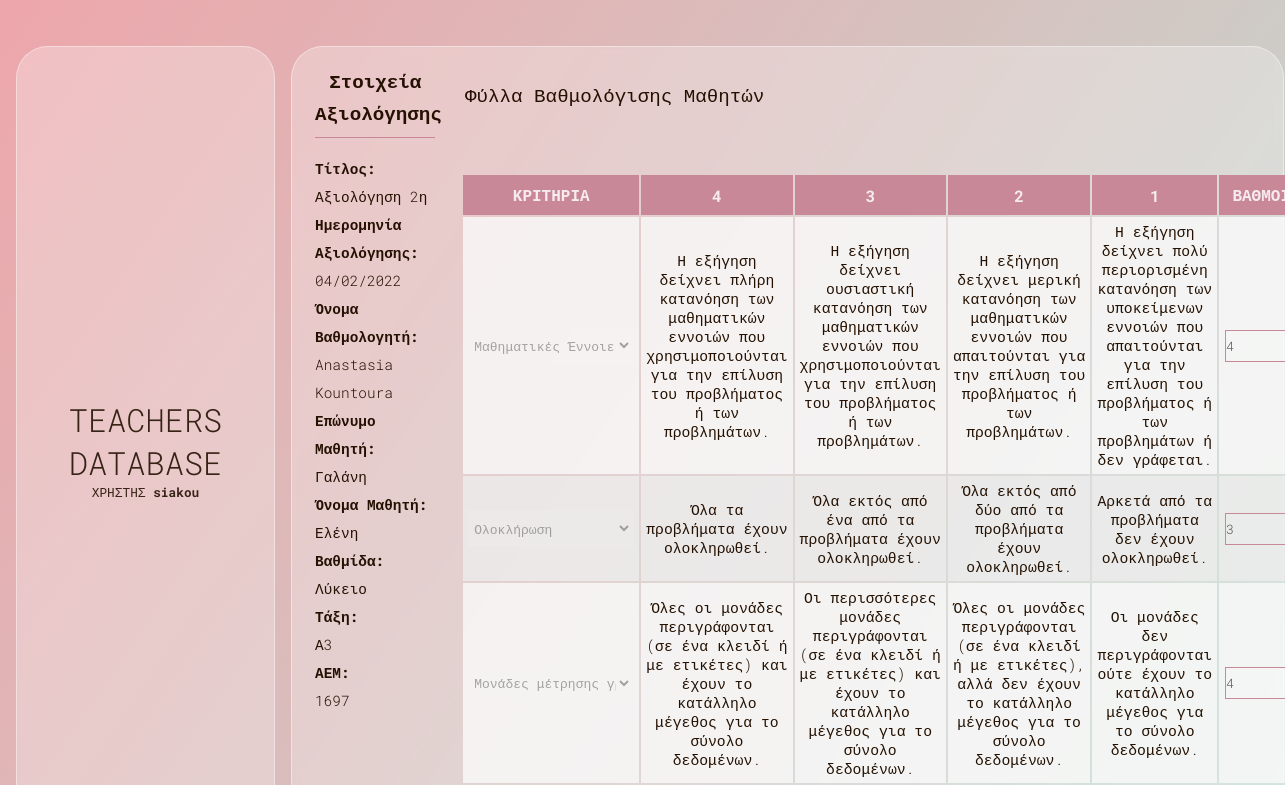
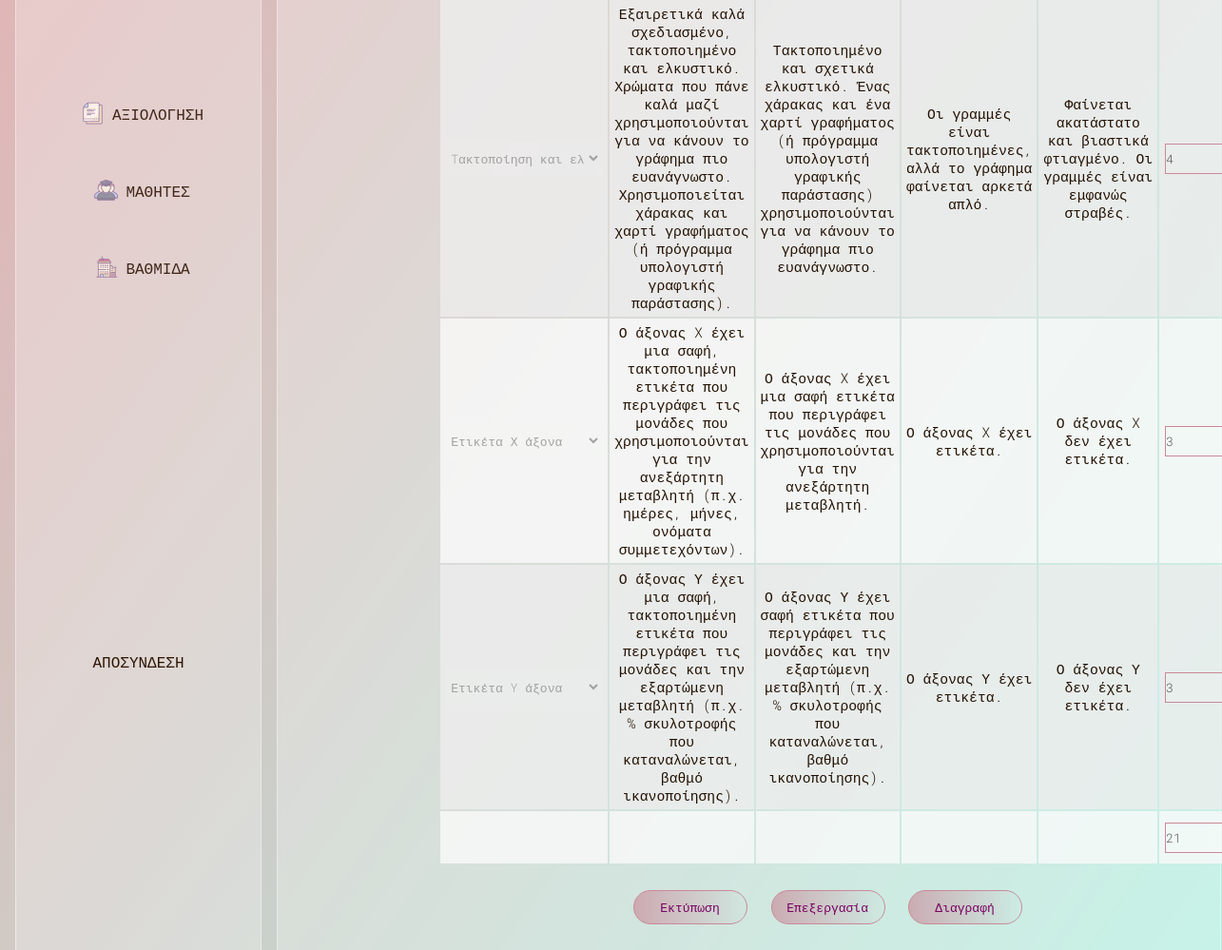
/gradedpaper.php?gradingId=33 (signed in), run on the app's committed database (2 pictures, top to bottom).
### tables this page shows
CREATE TABLE `grading` (
  `id` int(11) NOT NULL,
  `titlos` varchar(255) NOT NULL,
  `student_id` int(11) NOT NULL,
  `teacher_id` int(11) NOT NULL,
  `teliki_vathmologia` int(11) NOT NULL,
  `creation_date` date NOT NULL,
  `modification_date` date NOT NULL
);

CREATE TABLE `users` (
  `usersId` int(11) NOT NULL,
  `usersName` varchar(128) NOT NULL,
  `usersEmail` varchar(128) NOT NULL,
  `usersUid` varchar(128) NOT NULL,
  `usersPwd` varchar(128) NOT NULL
);

CREATE TABLE `students` (
  `id` int(11) NOT NULL,
  `name` varchar(250) NOT NULL,
  `last_name` varchar(250) NOT NULL,
  `am` varchar(45) NOT NULL,
  `vathmida` varchar(45) NOT NULL,
  `taksi` varchar(45) NOT NULL
);

CREATE TABLE `criteria` (
  `id` int(11) NOT NULL,
  `grading_id` int(11) NOT NULL,
  `criteria_title` varchar(250) NOT NULL,
  `criteria1` varchar(250) NOT NULL,
  `criteria2` varchar(250) NOT NULL,
  `criteria3` varchar(250) NOT NULL,
  `criteria4` varchar(250) NOT NULL,
  `vathmos` varchar(250) NOT NULL
);

### gradedpaper.php (the view, shortened to what this page needs)
<?php
include_once 'includes/dbh.inc.php';
?>
<!DOCTYPE html>
<html lang="en">
<head>
    <link rel="stylesheet" href="css/landingpage.css" />
    <link rel="stylesheet" href="css/grading.css" />
    <link rel="stylesheet" href="css/studentinfo.css" />
    <link href="https://cdnjs.cloudflare.com/ajax/libs/select2/4.0.3/css/select2.min.css" rel="stylesheet" />
</head>
<body>
    <main>
        <div class="dashboard">
            <div class="header">
                <h4>TEACHERS DATABASE</h4>
                <p>ΧΡΗΣΤΗΣ <strong>
                        <?php
            if (isset($_SESSION["useruid"])) {
                echo $_SESSION['useruid'];
            }
            ?>
                    </strong></p>
            </div>
            <div class="nav">
                <div class="links">
                    <img src="icons/icons8-documents-25.png" />
                    <a href="grading.php">ΑΞΙΟΛΟΓΗΣΗ</a>
                </div>
                <div class="links">
                    <img src="icons/icons8-students-25.png" />
                    <a href="studentinfo.php">ΜΑΘΗΤΕΣ</a>
                </div>
                <div class="links">
                    <img src="icons/icons8-building-25 (1).png" />
                    <a href="vathmides.php">ΒΑΘΜΙΔΑ</a>
                </div>
            </div>
            <div class="footer">
                <?php
                    if (isset($_SESSION["useruid"])) {
                        echo "<a href='includes/logout.inc.php'>ΑΠΟΣΥΝΔΕΣΗ</a>";
                }
                ?>
            </div>
        </div>
        <section class="glass">
            <div class="content" id="content">
                <div class="col1">
                    <div class="headercol1">
                        <h3> Στοιχεία Αξιολόγησης </h3>
                    </div>
                    <div class="contentcol2">
                        <p>
                        <ul class="paper-info">
                            <?php
                                    $id = isset($_GET['gradingId']) ? (int) $_GET['gradingId'] : null;
                                    $sql ="select u.usersName, g.titlos, g.creation_date, s.name, s.last_name, s.vathmida, s.taksi, s.am from grading g join students s on g.student_id = s.id join users u on u.usersId = g.teacher_id where g.id=?";
                                    if($stmt=$conn->prepare($sql)){
                                        $stmt->bind_param("i" , $id);
                                        $stmt->execute();
                                        $result = $stmt->get_result();
                                        while($gradingDetails = mysqli_fetch_assoc($result)){
                                            $creationDate=date_create($gradingDetails['creation_date']);
                                            echo "<li><b>Τίτλος: </b><br>".$gradingDetails['titlos']."</li>";
                                            echo "<li><b>Ημερομηνία Αξιολόγησης: </b><br>".date_format($creationDate,"d/m/Y")."</li>";
                                            echo "<li><b>Όνομα Βαθμολογητή: </b><br>".$gradingDetails['usersName']."</li>";
                                            echo "<li><b>Επώνυμο Μαθητή: </b><br>".$gradingDetails['last_name']."</li>";
                                            echo "<li><b>Όνομα Μαθητή: </b><br>".$gradingDetails['name']."</li>";
                                            echo "<li><b>Βαθμίδα: </b><br>".$gradingDetails['vathmida']."</li>";
                                            echo "<li><b>Τάξη: </b><br>".$gradingDetails['taksi']."</li>";
                                            echo "<li><b>ΑΕΜ: </b><br>".$gradingDetails['am']."</li>";
                                        }
                                    }
                                 ?>
                        </ul>
                        </p>
                    </div>
                </div>
                <span class="col2">
                    <div class="table-info2">
                        <div class="tableinfoheader">
                            <h3>Φύλλα Βαθμολόγισης Μαθητών</h3>
                        </div>
                    </div>
                    <div class="table" id="table">
                        <?php
                            $id = isset($_GET['gradingId']) ? (int) $_GET['gradingId'] : null;
                            $sql ="select * from criteria cr join grading gr on cr.grading_id = gr.id where gr.id =?";
                            if($stmt=$conn->prepare($sql)){
                                $stmt->bind_param("i" , $id);
                                $stmt->execute();
                                $result = $stmt->get_result();
                            }
                            ?>
                        <table class="gradeinfotable">
                            <thead>
                                <tr class="theader">
                                    <th>ΚΡΙΤΗΡΙΑ</th>
                                    <th>4</th>
                                    <th>3</th>
                                    <th>2</th>
                                    <th>1</th>
                                    <th>ΒΑΘΜΟΙ</th>
                                </tr>
                            </thead>
                            <tbody id="ans" class="tbody">
                                <?php
                                    $category = "SELECT id,category FROM selections;";
                                $telikosVathmos = 0;
                                while($criteriaRows = mysqli_fetch_assoc($result)){
                                    $telikosVathmos+=(int)$criteriaRows['vathmos'];
                                    $res1 = mysqli_query($conn, $category);
                                    echo "<tr>";
                                    echo "<td>";
                                    echo "<select name='select_catg' id='select_catg' class='select_catg' disabled>";
                                    while ($rows = mysqli_fetch_array($res1)) {
                                        if($criteriaRows['criteria_title'] == $rows['category']){
                                            echo "<option selected value=\"".$rows['id']."\">";
                                            echo $rows['category']."</option>";
                                            }
                                            else{
                                             echo "<option value=\"".$rows['id']."\">";
                                             echo $rows['category']."</option>";
                                        }
                                    }
                                    echo "</select>";
                                    echo "</td>";
                                    echo "<td  class='grade-4'>";
                                    echo $criteriaRows['criteria4'];
                                    echo "</td>";
                                    echo "<td  class='grade-3'>";
                                    echo $criteriaRows['criteria3'];
                                    echo "</td>";
                                    echo "<td  class='grade-2'>";
                                    echo $criteriaRows['criteria2'];
                                    echo "</td>";
                                    echo "<td  class='grade-1'>";
                                    echo $criteriaRows['criteria1'];
                                    echo "</td>";
                                    echo "<td>";
                                    echo "<input type='number' value='".$criteriaRows['vathmos']."' min='1' max='4' class='gradeinp1' disabled>";
                                    echo "</td>";
                                    echo "</tr>";
                                }
                                    echo "<tr>";
                                    echo "<td class='hide'>";
                                    echo "</td>";
                                    echo "<td class='hide'>";
                                    echo "</td>";
                                    echo "<td class='hide'>";
                                    echo "</td>";
                                    echo "<td class='hide'>";
                                    echo "</td>";
                                    echo "<td class='finalgrade'>";
                                    echo "</td>";
                                    echo "<td>";
                                    echo "<input id='telikiVathmologia' type='number' value='".$telikosVathmos."' min='1' max='4' class='gradeinp11' disabled>";
                                    echo "</td>";
                                    echo "</tr>";
                                ?>
                            </tbody>
                        </table>
                        <div class="buttons">
                            <br /><br />
                            <br /><br />
                            <ul class="btn-list">
                                <li>
                                    <button class="deletebtn" type="button" onclick="printDiv()">
                                        Εκτύπωση
                                    </button>
                                </li>
                                <li>
                                    <button class="editbtn" id="editbtn" type="submit">
                                        Επεξεργασία
                                    </button>
                                </li>
                                <li>
                                    <button class="deletebtn" type="submit">
                                        Διαγραφή
                                    </button>
                                </li>
                            </ul>
                        </div>
                    </div>
                </span>
            </div>
        </section>
    </main>
</body>
</html>

### css/landingpage.css (style rules this page uses)
* { margin: 0; padding: 0; font-family: "Roboto Mono", monospace; }
body { overflow: hidden; background: linear-gradient(to bottom right, #efa2b4, #aef1ee); color: #241102; }
body::before { content: ""; position: fixed; left: 0; top: 0; height: 100%; width: 100%; background-color: #cddc39; z-index: -1; opacity: 0.07; }
a { color: #2e1503; text-decoration: none; }
main { height: 100vh; display: flex; flex-direction: row; align-items: center; }
.glass { background: rgba(255, 255, 255, 0.28); height: 95vh; width: 80%; border-radius: 2rem; border: rgba(255, 255, 255, 0.4) 1px solid; backdrop-filter: blur(5px); display: flex; margin: 1rem; }
.dashboard, .content { display: flex; flex-direction: column; align-items: center; text-align: center; }
.dashboard { flex: 17%; height: 95vh; justify-content: space-evenly; width: 20%; border: rgba(255, 255, 255, 0.4) 1px solid; background: rgba(255, 255, 255, 0.28); border-radius: 2rem; margin: 1rem; margin-right: 0; }
.content { width: 100%; }
.links { display: flex; align-items: center; justify-content: center; font-weight: 400; font-size: 1rem; margin: 1.5rem 0rem; padding: 1rem 5rem; align-items: center; opacity: 0.9; }
.links img { padding: 0rem 0.5rem; }
.header h4 { font-weight: 300; font-size: 2rem; opacity: 0.9; }
.header p { font-weight: 400; font-size: 0.8rem; opacity: 0.9; }

### css/grading.css (style rules this page uses)
.content { display: flex; flex-direction: row; padding: 1%; width: 100%; }
.col1 { display: flex; flex-direction: column; justify-content: flex-start; width: 18%; height: 100%; padding: 10px; }
.col1 > div { margin: 2.52%; }
.col1 h3 { font-weight: bold; font-size: 1.2rem; line-height: 32px; padding-bottom: 8px; border-bottom: 1.5px solid #c98897; margin-bottom: 5px; margin-top: 5px; }
.col1 p { margin-top: 5px; overflow-wrap: break-word; line-height: 25px; font-weight: 300; font-size: 0.9rem; }
.col2 { width: 95%; height: 100%; display: flex; flex-direction: column; align-items: center; text-align: center; }
.col2 > div { margin-top: 0.4% !important; margin-bottom: 0.4% !important; }
.table { height: 90%; width: 97%; display: flex; flex-direction: column; overflow-y: scroll; padding: 0.7%; }
td { padding: 5px; }
.tbody { font-size: 0.9rem; font-weight: 300; }
.theader { font-weight: 200; font-size: 1rem; color: #ffffffd5; height: 40px; background-color: #c98897 !important; }
select { width: 166px; height: 37px; font-weight: 300; font-size: 13px; background-color: rgba(255, 255, 255, 0.089); border: 2px solid #eeeeee00; }
.table input { margin: 1px; width: 70px; height: 30px; font-weight: 300; font-size: 13px; background-color: rgba(255, 255, 255, 0.062); border: 1.5px solid #c98897; }
tbody tr:nth-child(odd) { font-weight: 300; font-size: 0.92rem; background-color: #fafafac9; margin: 1px; }
tbody tr:nth-child(even) { font-weight: 300; font-size: 0.92rem; margin: 1px; background-color: #eeeeeec9; }
tr td:nth-child(1) { width: 30px; }
.finalgrade { font-weight: 400; color: #241102; }
.hide { background-color: rgba(255, 255, 255, 0); }

### css/studentinfo.css (style rules this page uses)
.student-info, .paper-info, .btn-list { list-style: none; overflow-wrap: break-word; line-height: 28px; font-weight: 300; font-size: 0.9rem; }
.paper-info { text-align: left; }
.vathmidessubmitbtn, .printtbtn, .deletebtn, .editbtn { font-weight: 400; color: #780061; font-size: 13px; text-align: left; width: 120px; margin-top: 3px; height: 36px; background: #ffffff; padding: 8px 10px 8px 9px; border: solid #c98897 1px; border-radius: 2rem; text-decoration: none; text-transform: capitalize; transition-duration: 0.33s; text-align: center; cursor: pointer; background: linear-gradient(to left, transparent, #c98897a2 50%) right; background-size: 200%; transition: 0.3s ease-out; line-height: 1.5; overflow: hidden; }
.buttons { display: flex; width: 100%; justify-content: center; }
.btn-list { display: flex; flex-direction: row; width: 100%; align-items: center; justify-content: center; }
.btn-list > li { margin-left: 1.5%; margin-right: 1.5%; }
.table-info2 { display: flex; flex-direction: column; width: 97%; height: 4%; padding-top: 2%; align-items: flex-start; padding-left: 0.9%; justify-content: space-between; line-height: 35px; }
.table-info2 h3 { font-weight: 400; font-size: 1.2rem; }
.gradeinfotable { height: 20%; width: 100%; padding-top: 12px; }
.gradeinfotable td { height: 45px; }

### data on the page
grading: titlos "Αξιολόγηση 2η", creation_date "04/02/2022", teacher.usersName "Anastasia Kountoura", student.last_name "Γαλάνη", student.name "Ελένη", student.vathmida "Λύκειο", student.taksi "Α3", student.am "1697"
criteria: criteria4 "Η εξήγηση δείχνει πλήρη κατανόηση των μαθηματικών εννοιών που χρησιμοποιούνται για την επίλυση του προβλήματος ή των προβλημάτων.", criteria3 "Η εξήγηση δείχνει ουσιαστική κατανόηση των μαθηματικών εννοιών που χρησιμοποιούνται για την επίλυση του προβλήματος ή των προβλημάτων.", criteria2 "Η εξήγηση δείχνει μερική κατανόηση των μαθηματικών εννοιών που απαιτούνται για την επίλυση του προβλήματος ή των προβλημάτων.", criteria1 "Η εξήγηση δείχνει πολύ περιορισμένη κατανόηση των υποκείμενων εννοιών που απαιτούνται για την επίλυση του προβλήματος ή των προβλημάτων ή δεν γράφεται.", vathmos "4"
criteria: criteria4 "Όλα τα προβλήματα έχουν ολοκληρωθεί.", criteria3 "Όλα εκτός από ένα από τα προβλήματα έχουν ολοκληρωθεί.", criteria2 "Όλα εκτός από δύο από τα προβλήματα έχουν ολοκληρωθεί.", criteria1 "Αρκετά από τα προβλήματα δεν έχουν ολοκληρωθεί.", vathmos "3"
criteria: criteria4 "Όλες οι μονάδες περιγράφονται (σε ένα κλειδί ή με ετικέτες) και έχουν το κατάλληλο μέγεθος για το σύνολο δεδομένων.", criteria3 "Οι περισσότερες μονάδες περιγράφονται (σε ένα κλειδί ή με ετικέτες) και έχουν το κατάλληλο μέγεθος για το σύνολο δεδομένων.", criteria2 "Όλες οι μονάδες περιγράφονται (σε ένα κλειδί ή με ετικέτες), αλλά δεν έχουν το κατάλληλο μέγεθος για το σύνολο δεδομένων.", criteria1 "Οι μονάδες δεν περιγράφονται ούτε έχουν το κατάλληλο μέγεθος για το σύνολο δεδομένων.", vathmos "4"
criteria: criteria4 "Εξαιρετικά καλά σχεδιασμένο, τακτοποιημένο και ελκυστικό. Χρώματα που πάνε καλά μαζί χρησιμοποιούνται για να κάνουν το γράφημα πιο ευανάγνωστο. Χρησιμοποιείται χάρακας και χαρτί γραφήματος (ή πρόγραμμα υπολογιστή γραφικής παράστασης).", criteria3 "Τακτοποιημένο και σχετικά ελκυστικό. Ένας χάρακας και ένα χαρτί γραφήματος (ή πρόγραμμα υπολογιστή γραφικής παράστασης) χρησιμοποιούνται για να κάνουν το γράφημα πιο ευανάγνωστο.", criteria2 "Οι γραμμές είναι τακτοποιημένες, αλλά το γράφημα φαίνεται αρκετά απλό.", criteria1 "Φαίνεται ακατάστατο και βιαστικά φτιαγμένο. Οι γραμμές είναι εμφανώς στραβές.", vathmos "4"
criteria: criteria4 "Ο άξονας X έχει μια σαφή, τακτοποιημένη ετικέτα που περιγράφει τις μονάδες που χρησιμοποιούνται για την ανεξάρτητη μεταβλητή (π.χ. ημέρες, μήνες, ονόματα συμμετεχόντων).", criteria3 "Ο άξονας X έχει μια σαφή ετικέτα που περιγράφει τις μονάδες που χρησιμοποιούνται για την ανεξάρτητη μεταβλητή.", criteria2 "Ο άξονας X έχει ετικέτα.", criteria1 "Ο άξονας X δεν έχει ετικέτα.", vathmos "3"
criteria: criteria4 "Ο άξονας Υ έχει μια σαφή, τακτοποιημένη ετικέτα που περιγράφει τις μονάδες και την εξαρτώμενη μεταβλητή (π.χ. % σκυλοτροφής που καταναλώνεται, βαθμό ικανοποίησης).", criteria3 "Ο άξονας Υ έχει σαφή ετικέτα που περιγράφει τις μονάδες και την εξαρτώμενη μεταβλητή (π.χ. % σκυλοτροφής που καταναλώνεται, βαθμό ικανοποίησης).", criteria2 "Ο άξονας Υ έχει ετικέτα.", criteria1 "Ο άξονας Υ δεν έχει ετικέτα.", vathmos "3"

### other printed values
$_SESSION['useruid'] "siakou"
form field select_catg "Μαθηματικές Έννοιες"
form field select_catg "Ολοκλήρωση"
form field select_catg "Μονάδες μέτρησης γραφήματος"
form field select_catg "Tακτοποίηση και ελκυστικότητα γραφήματος"
form field select_catg "Ετικέτα Χ άξονα"
form field select_catg "Ετικέτα Y άξονα"
